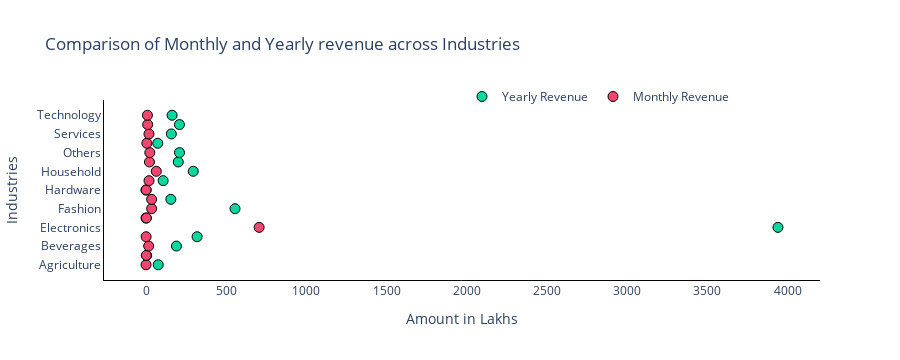

Notebook code for this chart:
### Code cell
# Plot for monthly and yearly revenue per industry 

data = {
    'Industry': monthly_yearly_result.index.tolist(),
    'yearly_revenue': monthly_yearly_result['Yearly Revenue'].tolist(),
    'monthly_revenue': monthly_yearly_result['Monthly Sales'].tolist()
}
df = pd.DataFrame(data)

fig = go.Figure()

fig.add_trace(go.Scatter(
    x=df['yearly_revenue'],
    y=df['Industry'],
    mode='markers',
    marker=dict(
        color='#06d6a0',
        size=10,
        line=dict(width=1, color='black')
    ),
    name='Yearly Revenue'
))

# Add trace for Metric2
fig.add_trace(go.Scatter(
    x=df['monthly_revenue'],
    y=df['Industry'],
    mode='markers',
    marker=dict(
        color='#ef476f',
        size=10,
        line=dict(width=1, color='black')
    ),
    name='Monthly Revenue'
))

fig.update_layout(
    title='Comparison of Monthly and Yearly revenue across Industries',
    plot_bgcolor='white', 
    paper_bgcolor='white',
    xaxis=dict(
        title='Amount in Lakhs',
        showline=True,
        linewidth=1,
        linecolor='black',
        tickfont=dict(size=12),
        autorange=True
    ),
    yaxis=dict(
        title='Industries',
        showline=True,
        linewidth=1,
        linecolor='black',
        autorange=True
    ),
    legend=dict(
        x=0.5,
        y=1.1,
        orientation='h'
    )
)

fig.show()

### Figure 1 — Plotly figure (JSON) as saved in the notebook; plotly's stock layout.template omitted (floating-point values rounded to 4 significant figures)
{"data": [{"marker": {"color": "#06d6a0", "line": {"color": "black", "width": 1}, "size": 10}, "mode": "markers", "name": "Yearly Revenue", "type": "scatter", "x": [76, 3.41, 189.7, 318.2, 3940, 0, 554.8, 154.6, 0, 106.5, 294.4, 200.9, 208.7, 73, 157.8, 208.1, 162.2], "y": ["Agriculture", "Automobile", "Beverages", "Education", "Electronics", "Entertainment", "Fashion", "Food", "Hardware", "Healthcare", "Household", "Manufacturing", "Others", "Pet", "Services", "Sports", "Technology"]}, {"marker": {"color": "#ef476f", "line": {"color": "black", "width": 1}, "size": 10}, "mode": "markers", "name": "Monthly Revenue", "type": "scatter", "x": [0, 1.85, 16.33, 0.45, 705, 2.33, 34.91, 34.7, 0.52, 18.46, 63.9, 21.08, 23.33, 4.92, 18.13, 10.1, 8.59], "y": ["Agriculture", "Automobile", "Beverages", "Education", "Electronics", "Entertainment", "Fashion", "Food", "Hardware", "Healthcare", "Household", "Manufacturing", "Others", "Pet", "Services", "Sports", "Technology"]}], "layout": {"height": 360, "legend": {"orientation": "h", "x": 0.5, "y": 1.1}, "paper_bgcolor": "white", "plot_bgcolor": "white", "title": {"text": "Comparison of Monthly and Yearly revenue across Industries"}, "xaxis": {"autorange": true, "linecolor": "black", "linewidth": 1, "range": [-279.9, 4220.0], "showline": true, "tickfont": {"size": 12}, "title": {"text": "Amount in Lakhs"}, "type": "linear"}, "yaxis": {"autorange": true, "linecolor": "black", "linewidth": 1, "range": [-1.632, 17.63], "showline": true, "title": {"text": "Industries"}, "type": "category"}}}
